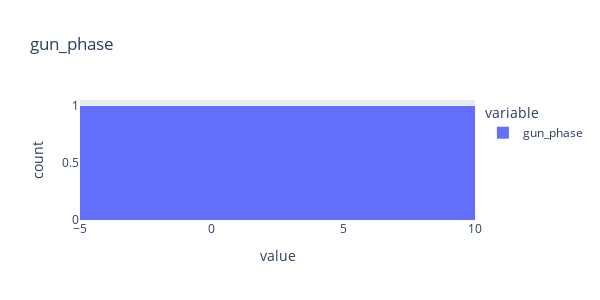
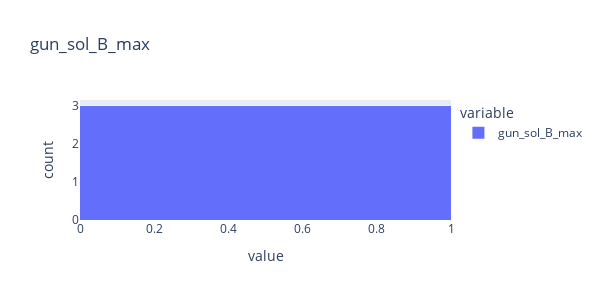
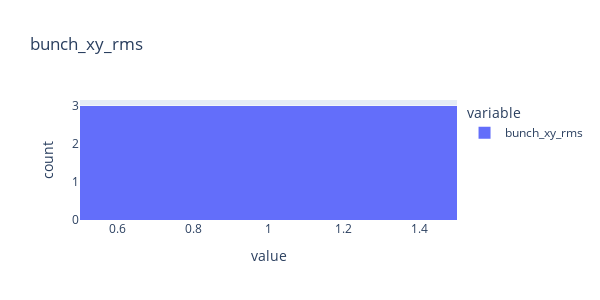
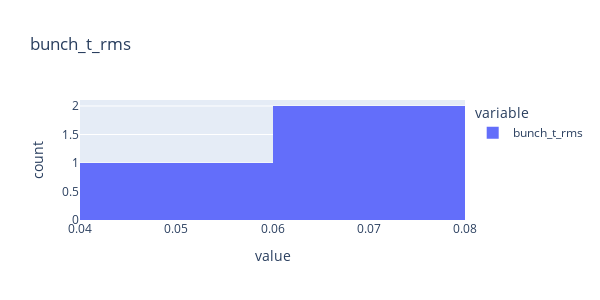

Source (notebook cell) for these figures, in order:
### Markdown cell above
### Actual Values

### Code cell
seed = 2026_01_01
number_of_samples = 3
timeout = 60 * 60  # s

param_region = {
    # physical:
    "gun_phase": random_uniform(-10, 10),  # deg
    "gun_sol_B_max": constant(0.21),  # T
    "bunch_xy_rms": constant(1.0),  # mm
    "bunch_t_rms": random_uniform(10e-3, 100e-3),  # ns
    # technical:
    "particle_count": constant(10_000),  # e.g. 10_000 ... 2_000_000
    "z_stop": constant(0.5),  # m
    "output_intervals": constant(10),  # 2 = start & end only
    "thread_num": constant(16),
}

rng = np.random.RandomState(seed)

param_table = pd.DataFrame(
    ParameterSampler(
        param_region,
        n_iter=number_of_samples,
        random_state=rng,
    ),
    columns=param_region.keys(),
)
param_table.drop_duplicates(inplace=True)

# show summary
print(f"{len(param_table)} simulations to run.")
print(f"cumulative simulation timeout: {len(param_table)*timeout/3600:.1f} h")
print()
print_unique_values_per_column(param_table.round(decimals=4))

plot_param_dist = lambda param_name: px.histogram(
    param_table[param_name], title=param_name, width=600, height=300
)

for param_name in param_region.keys():
    plot_param_dist(param_name).show()

### Figure 1 — Plotly figure (JSON) as saved in the notebook; plotly's stock layout.template omitted (floating-point values rounded to 4 significant figures)
{"data": [{"bingroup": "x", "hovertemplate": "variable=gun_phase<br>value=%{x}<br>count=%{y}<extra></extra>", "legendgroup": "gun_phase", "marker": {"color": "#636efa", "pattern": {"shape": ""}}, "name": "gun_phase", "orientation": "v", "showlegend": true, "type": "histogram", "x": [-1.793, 6.14, 1.004], "xaxis": "x", "yaxis": "y"}], "layout": {"barmode": "relative", "height": 300, "legend": {"title": {"text": "variable"}, "tracegroupgap": 0}, "title": {"text": "gun_phase"}, "width": 600, "xaxis": {"anchor": "y", "domain": [0, 1], "title": {"text": "value"}}, "yaxis": {"anchor": "x", "domain": [0, 1], "title": {"text": "count"}}}}

### Figure 2 — Plotly figure (JSON) as saved in the notebook; plotly's stock layout.template omitted (floating-point values rounded to 4 significant figures)
{"data": [{"bingroup": "x", "hovertemplate": "variable=gun_sol_B_max<br>value=%{x}<br>count=%{y}<extra></extra>", "legendgroup": "gun_sol_B_max", "marker": {"color": "#636efa", "pattern": {"shape": ""}}, "name": "gun_sol_B_max", "orientation": "v", "showlegend": true, "type": "histogram", "x": [0.21, 0.21, 0.21], "xaxis": "x", "yaxis": "y"}], "layout": {"barmode": "relative", "height": 300, "legend": {"title": {"text": "variable"}, "tracegroupgap": 0}, "title": {"text": "gun_sol_B_max"}, "width": 600, "xaxis": {"anchor": "y", "domain": [0, 1], "title": {"text": "value"}}, "yaxis": {"anchor": "x", "domain": [0, 1], "title": {"text": "count"}}}}

### Figure 3 — Plotly figure (JSON) as saved in the notebook; plotly's stock layout.template omitted (floating-point values rounded to 4 significant figures)
{"data": [{"bingroup": "x", "hovertemplate": "variable=bunch_xy_rms<br>value=%{x}<br>count=%{y}<extra></extra>", "legendgroup": "bunch_xy_rms", "marker": {"color": "#636efa", "pattern": {"shape": ""}}, "name": "bunch_xy_rms", "orientation": "v", "showlegend": true, "type": "histogram", "x": [1.0, 1.0, 1.0], "xaxis": "x", "yaxis": "y"}], "layout": {"barmode": "relative", "height": 300, "legend": {"title": {"text": "variable"}, "tracegroupgap": 0}, "title": {"text": "bunch_xy_rms"}, "width": 600, "xaxis": {"anchor": "y", "domain": [0, 1], "title": {"text": "value"}}, "yaxis": {"anchor": "x", "domain": [0, 1], "title": {"text": "count"}}}}

### Figure 4 — Plotly figure (JSON) as saved in the notebook; plotly's stock layout.template omitted (floating-point values rounded to 4 significant figures)
{"data": [{"bingroup": "x", "hovertemplate": "variable=bunch_t_rms<br>value=%{x}<br>count=%{y}<extra></extra>", "legendgroup": "bunch_t_rms", "marker": {"color": "#636efa", "pattern": {"shape": ""}}, "name": "bunch_t_rms", "orientation": "v", "showlegend": true, "type": "histogram", "x": [0.07153, 0.06802, 0.04614], "xaxis": "x", "yaxis": "y"}], "layout": {"barmode": "relative", "height": 300, "legend": {"title": {"text": "variable"}, "tracegroupgap": 0}, "title": {"text": "bunch_t_rms"}, "width": 600, "xaxis": {"anchor": "y", "domain": [0, 1], "title": {"text": "value"}}, "yaxis": {"anchor": "x", "domain": [0, 1], "title": {"text": "count"}}}}
